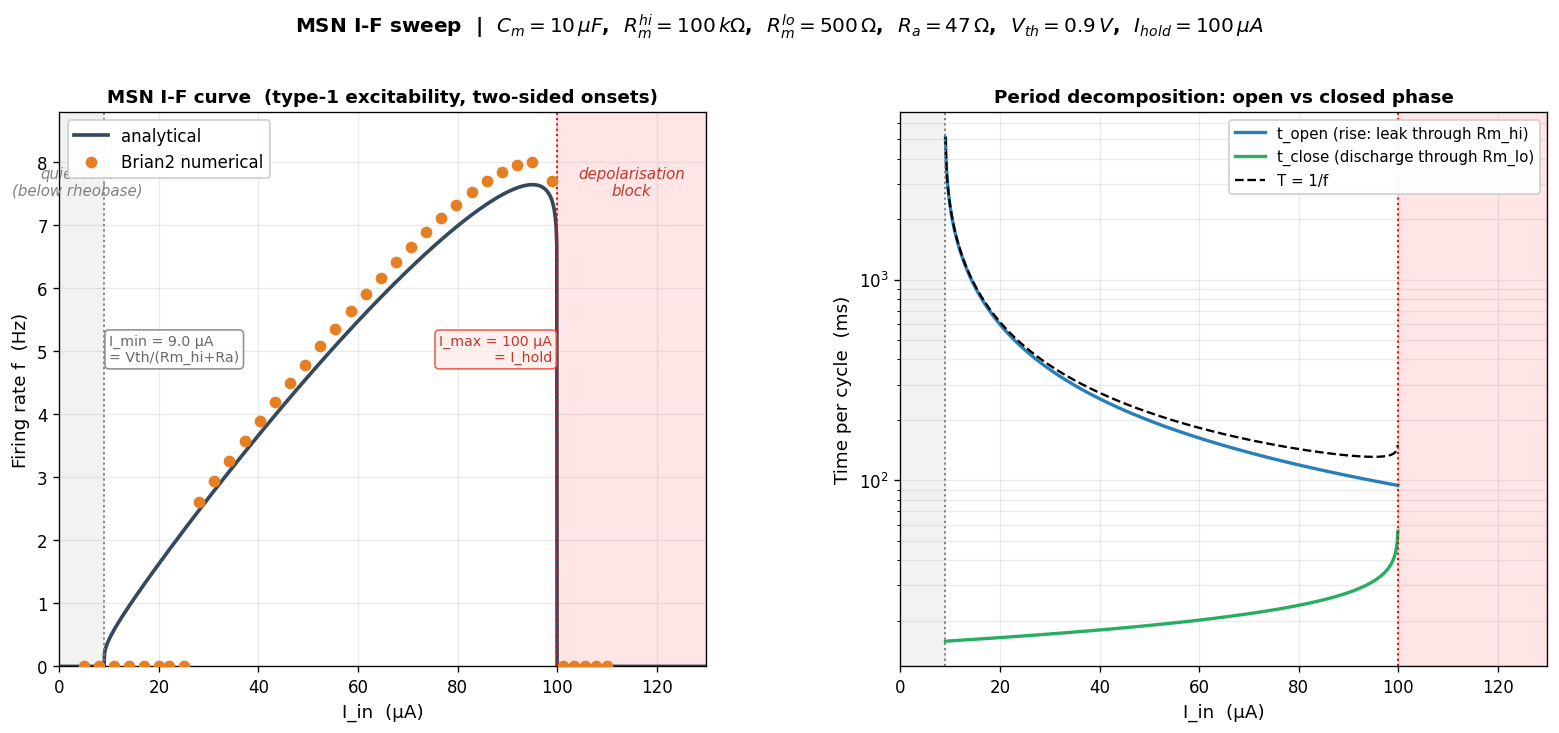

Here is the Python script that generated this plot:
"""
ns_msn_if_sweep.py
==================
I-F characterisation of the MSN model (inherits from ns_msn_v1.py).

For each value of the constant drive current I_in, runs the
paper-faithful memristor model and measures the steady-state mean
firing rate.  Compares with the analytical I-F formula derived from the
two-state dynamics.

─── Inheritance ─────────────────────────────────────────────────────────────
  ns_test.py / spike_Ra_sweep.py:  Rm fixed → analytical I-F was just LIF.
  ns_msn_v1.py:                    Rm hysteretic → real spike shape, single
                                   trace at one I_in.
  THIS FILE:                       Rm hysteretic → I-F across many I_in,
                                   exposing both excitability onsets that
                                   Wu et al. discuss in §2.

─── Operating window (Wu et al. 2023, §2) ───────────────────────────────────
  I_min = Vth / (Rm_hi + Ra)       (rheobase — open state must reach Vth)
  I_max = I_hold                    (closed state must fall to I_hold or it
                                     stays latched → depolarisation block)

─── Period decomposition ────────────────────────────────────────────────────
  T(I_in) = t_open(I_in) + t_close(I_in)
  t_open  = -τ_open  · ln(1 - Vth / [I_in·(Rm_hi+Ra)])
  t_close = -τ_close · ln[ (V_reopen - V_ss^c) / (Vth - V_ss^c) ]
  with V_ss^c = I_in·(Rm_lo+Ra),  V_reopen = I_hold·(Rm_lo+Ra),
       τ_open  = Cm·(Rm_hi+Ra),    τ_close = Cm·(Rm_lo+Ra).
"""

import numpy as np
import matplotlib
matplotlib.use('Agg')
import matplotlib.pyplot as plt
from brian2 import *

seed(42)
defaultclock.dt = 1*us

# ─── Parameters (identical to ns_msn_v1.py) ──────────────────────────────────
Cm_F      = 10e-6
Ra_ohm    = 47
Rm_hi_ohm = 100e3
Rm_lo_ohm = 500
Vth_V     = 0.9
I_hold_A  = 100e-6

# ─── Sweep configuration ─────────────────────────────────────────────────────
I_in_sweep_uA = np.concatenate([
    np.linspace(  5,  20,  6),       # below & at rheobase
    np.linspace( 22,  95, 25),       # main spiking range — fine grid
    np.linspace( 99, 110,  6),       # near & past depol-block
])
N      = len(I_in_sweep_uA)
T_run  = 800*ms
T_skip = 100*ms                       # discard initial transient

# ─── Brian2 model ────────────────────────────────────────────────────────────
Cm    = Cm_F      * farad
Ra    = Ra_ohm    * ohm
Rm_hi = Rm_hi_ohm * ohm
Rm_lo = Rm_lo_ohm * ohm
Vth   = Vth_V     * volt
I_hold = I_hold_A * amp

eqs = '''
dVm/dt = (I_in - Vm / (Rm_S + Ra)) / Cm   : volt
Rm_S   = (1 - s)*Rm_hi + s*Rm_lo           : ohm
I_M    = Vm / (Rm_S + Ra)                  : amp
I_in   : amp
s      : 1
'''

neurons = NeuronGroup(
    N, eqs,
    threshold='Vm > Vth and s < 0.5',
    reset='s = 1',
    events={'reopen': 'I_M < I_hold and s > 0.5'},
    method='euler',
)
neurons.run_on_event('reopen', 's = 0')
neurons.Vm   = 0*volt
neurons.s    = 0
neurons.I_in = I_in_sweep_uA * uA

sp_mon = SpikeMonitor(neurons)

print(f"Sweeping {N} drive currents from "
      f"{I_in_sweep_uA[0]:.1f} → {I_in_sweep_uA[-1]:.1f} µA, "
      f"each for {T_run/ms:.0f} ms ...")
run(T_run, report='text')

# ─── Numerical f from spike trains ───────────────────────────────────────────
f_num = np.zeros(N)
for i in range(N):
    t_sp = np.array(sp_mon.t[sp_mon.i == i] / ms)
    t_sp = t_sp[t_sp > T_skip/ms]
    if len(t_sp) >= 2:
        f_num[i] = 1000.0 / np.mean(np.diff(t_sp))
    elif len(t_sp) <= 1:
        f_num[i] = 0.0

# ─── Analytical I-F ──────────────────────────────────────────────────────────
def period_analytic(I_A):
    R_open  = Rm_hi_ohm + Ra_ohm
    R_close = Rm_lo_ohm + Ra_ohm
    Vss_o   = I_A * R_open
    Vss_c   = I_A * R_close
    Vreop   = I_hold_A * R_close
    if Vss_o <= Vth_V:
        return np.inf                       # quiescent (below rheobase)
    if I_A >= I_hold_A:
        return np.inf                       # depol block
    tau_o = Cm_F * R_open
    tau_c = Cm_F * R_close
    t_o = -tau_o * np.log(1 - Vth_V/Vss_o)
    t_c = -tau_c * np.log((Vreop - Vss_c) / (Vth_V - Vss_c))
    return t_o + t_c

I_dense_uA = np.linspace(0.5, 130, 2000)
f_anal = np.array([1.0/period_analytic(I*1e-6) for I in I_dense_uA])

I_min_uA = Vth_V / (Rm_hi_ohm + Ra_ohm) * 1e6     # rheobase
I_max_uA = I_hold_A * 1e6                          # depol block onset

# Quick analytical breakdown for plot-2: time spent in each phase
t_open_a, t_close_a = [], []
for I in I_dense_uA:
    R_open  = Rm_hi_ohm + Ra_ohm
    R_close = Rm_lo_ohm + Ra_ohm
    Vss_o = I*1e-6 * R_open
    Vss_c = I*1e-6 * R_close
    Vreop = I_hold_A * R_close
    if Vss_o <= Vth_V or I*1e-6 >= I_hold_A:
        t_open_a.append(np.nan); t_close_a.append(np.nan); continue
    t_open_a.append(-Cm_F*R_open  * np.log(1 - Vth_V/Vss_o))
    t_close_a.append(-Cm_F*R_close* np.log((Vreop-Vss_c)/(Vth_V-Vss_c)))
t_open_a  = np.array(t_open_a) * 1e3
t_close_a = np.array(t_close_a) * 1e3

# ─── Plot ────────────────────────────────────────────────────────────────────
fig, axes = plt.subplots(1, 2, figsize=(16, 6),
                         gridspec_kw=dict(wspace=0.30))

# Left: I-F curve
ax = axes[0]
ax.plot(I_dense_uA, f_anal, color='#34495E', lw=2.2, label='analytical',
        zorder=2)
ax.plot(I_in_sweep_uA, f_num, 'o', ms=6, color='#E67E22',
        label='Brian2 numerical', zorder=3)

ax.axvspan(0, I_min_uA, alpha=0.10, color='gray')
ax.axvspan(I_max_uA, I_dense_uA[-1], alpha=0.10, color='red')
ax.axvline(I_min_uA, color='gray', ls=':', lw=1.2)
ax.axvline(I_max_uA, color='red',  ls=':', lw=1.2)

ymax_for_text = max(np.nanmax(f_anal[np.isfinite(f_anal)]),
                    np.nanmax(f_num)) * 1.10
ax.text(I_min_uA + 1, ymax_for_text*0.55,
        f'I_min = {I_min_uA:.1f} µA\n= Vth/(Rm_hi+Ra)',
        fontsize=8.5, color='dimgray',
        bbox=dict(boxstyle='round', fc='white', ec='gray', alpha=0.85))
ax.text(I_max_uA - 1, ymax_for_text*0.55,
        f'I_max = {I_max_uA:.0f} µA\n= I_hold',
        fontsize=8.5, color='#C0392B', ha='right',
        bbox=dict(boxstyle='round', fc='#FDEDEC', ec='#E74C3C', alpha=0.85))
ax.text(I_min_uA*0.4, ymax_for_text*0.85, 'quiescent\n(below rheobase)',
        fontsize=9, color='gray', ha='center', style='italic')
ax.text((I_max_uA+I_dense_uA[-1])/2, ymax_for_text*0.85,
        'depolarisation\nblock',
        fontsize=9, color='#C0392B', ha='center', style='italic')

ax.set_xlabel('I_in  (µA)', fontsize=11)
ax.set_ylabel('Firing rate f  (Hz)', fontsize=11)
ax.set_title('MSN I-F curve  (type-1 excitability, two-sided onsets)',
             fontsize=11, fontweight='bold')
ax.legend(loc='upper left', fontsize=10, framealpha=0.95)
ax.grid(alpha=0.25)
ax.set_xlim(0, I_dense_uA[-1])
ax.set_ylim(0, ymax_for_text)

# Right: period decomposition (where the time goes)
ax = axes[1]
ax.plot(I_dense_uA, t_open_a,  color='#2980B9', lw=2.0,
        label='t_open (rise: leak through Rm_hi)')
ax.plot(I_dense_uA, t_close_a, color='#27AE60', lw=2.0,
        label='t_close (discharge through Rm_lo)')
ax.plot(I_dense_uA, t_open_a + t_close_a, color='k', lw=1.4, ls='--',
        label='T = 1/f')
ax.axvline(I_min_uA, color='gray', ls=':', lw=1.2)
ax.axvline(I_max_uA, color='red',  ls=':', lw=1.2)
ax.axvspan(0, I_min_uA, alpha=0.10, color='gray')
ax.axvspan(I_max_uA, I_dense_uA[-1], alpha=0.10, color='red')
ax.set_xlabel('I_in  (µA)', fontsize=11)
ax.set_ylabel('Time per cycle  (ms)', fontsize=11)
ax.set_title('Period decomposition: open vs closed phase',
             fontsize=11, fontweight='bold')
ax.set_yscale('log')
ax.legend(loc='upper right', fontsize=9, framealpha=0.95)
ax.grid(alpha=0.25, which='both')
ax.set_xlim(0, I_dense_uA[-1])

fig.suptitle(
    rf'MSN I-F sweep  |  $C_m={Cm_F*1e6:.0f}\,\mu F$,  '
    rf'$R_m^{{hi}}={Rm_hi_ohm/1e3:.0f}\,k\Omega$,  '
    rf'$R_m^{{lo}}={Rm_lo_ohm:.0f}\,\Omega$,  '
    rf'$R_a={Ra_ohm}\,\Omega$,  '
    rf'$V_{{th}}={Vth_V}\,V$,  '
    rf'$I_{{hold}}={I_hold_A*1e6:.0f}\,\mu A$',
    fontsize=12, fontweight='bold', y=1.02)

out_path = 'demo/ns_msn_if_sweep.png'
plt.savefig(out_path, dpi=120, bbox_inches='tight')
print(f"\nFigure saved → {out_path}")

print("\nNumerical I-F samples:")
for I, f in zip(I_in_sweep_uA, f_num):
    print(f"  I = {I:6.1f} µA  →  f = {f:7.2f} Hz")
